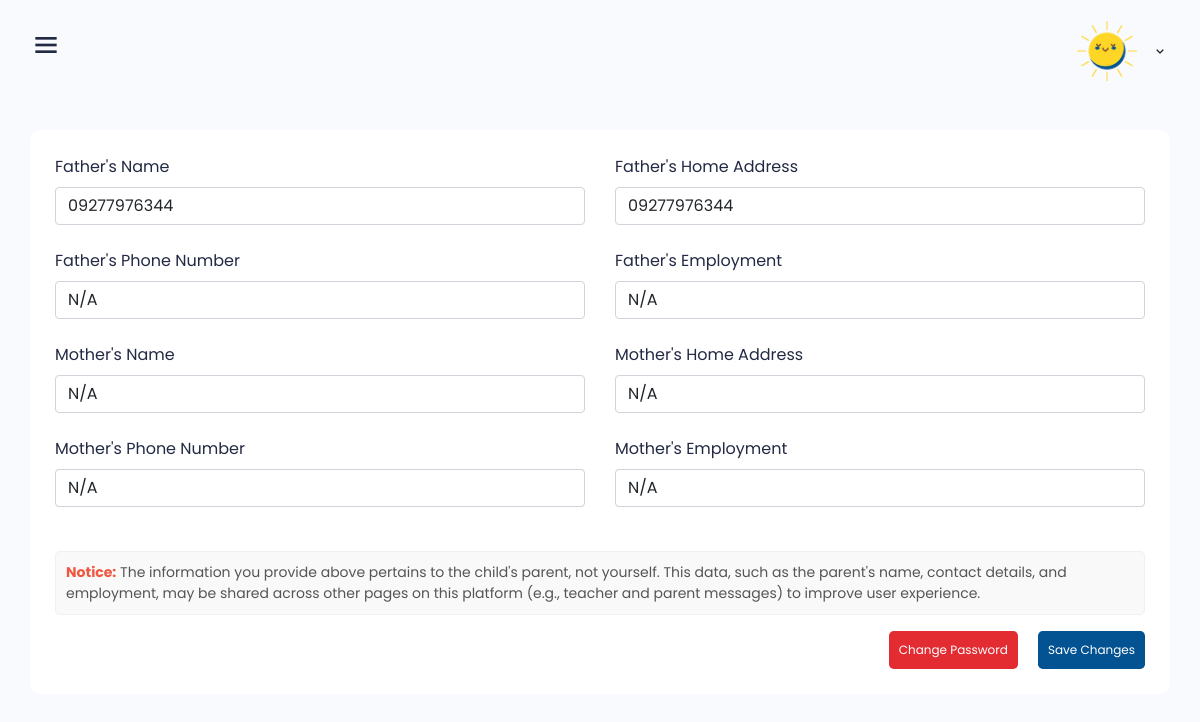
The app's page /dashboard/parent/profile.php (signed in) with its own data.
### tables this page shows
CREATE TABLE `parental_information` (
  `parent_id` int(11) NOT NULL,
  `child_id` int(11) DEFAULT NULL,
  `email` varchar(255) DEFAULT NULL,
  `home_address` varchar(255) DEFAULT NULL,
  `home_phone` varchar(50) DEFAULT NULL,
  `father_name` varchar(255) DEFAULT NULL,
  `father_home_address` varchar(255) DEFAULT NULL,
  `father_employment` varchar(255) DEFAULT NULL,
  `father_work_phone` varchar(50) DEFAULT NULL,
  `mother_name` varchar(255) DEFAULT NULL,
  `mother_home_address` varchar(255) DEFAULT NULL,
  `mother_employment` varchar(255) DEFAULT NULL,
  `mother_work_phone` varchar(50) DEFAULT NULL,
  `child_living_arrangements` text DEFAULT NULL,
  `child_legal_guardians` text DEFAULT NULL,
  `released_name1` varchar(100) NOT NULL,
  `released_address1` varchar(100) NOT NULL,
  `released_number1` varchar(100) NOT NULL,
  `released_relationtochild1` varchar(100) NOT NULL,
  `released_relationtoparent1` varchar(100) NOT NULL,
  `released_status` varchar(100) NOT NULL,
  `released_name2` varchar(100) NOT NULL,
  `released_address2` varchar(100) NOT NULL,
  `released_number2` varchar(100) NOT NULL,
  `released_relationtochild2` varchar(100) NOT NULL,
  `released_relationtoparent2` varchar(100) NOT NULL,
  `released_other` varchar(100) NOT NULL,
  `emergencyname_1` varchar(100) NOT NULL,
  `emergencyname_2` varchar(100) NOT NULL,
  `emergencyname_3` varchar(100) NOT NULL,
  `emergencynum_1` varchar(100) NOT NULL,
  `emergencynum_2` varchar(100) NOT NULL,
  `emergencynum_3` varchar(100) NOT NULL,
  `emergencyschool` varchar(100) NOT NULL,
  `emergencymid_parent` varchar(255) DEFAULT NULL,
  `emergencymid_parentdate` date DEFAULT NULL,
  `emergencymid_facilityadmin` varchar(255) DEFAULT NULL,
  `emergencymid_facilityadmindate` date DEFAULT NULL,
  `parental_agreement_facility_name` varchar(255) DEFAULT NULL,
  `parental_agreement_child_name` varchar(255) DEFAULT NULL,
  `parental_agreement_days_of_week` varchar(50) DEFAULT NULL,
  `parental_agreement_start_time` varchar(30) DEFAULT NULL,
  `parental_agreement_end_time` varchar(30) DEFAULT NULL,
  `parental_agreement_start_month` varchar(100) DEFAULT NULL,
  `parental_agreement_end_month` varchar(100) DEFAULT NULL,
  `parental_agreement_parent` varchar(255) DEFAULT NULL,
  `parental_agreement_parentdate` date DEFAULT NULL,
  `parental_agreement_facilityadmin` varchar(255) DEFAULT NULL,
  `parental_agreement_facilityadmindate` date DEFAULT NULL,
  `upload_2x2` varchar(255) DEFAULT NULL,
  `upload_birth` varchar(255) DEFAULT NULL,
  `upload_parentID` varchar(255) DEFAULT NULL,
  `upload_cor` varchar(255) DEFAULT NULL,
  `medical_condition` varchar(50) NOT NULL
);

### dashboard/parent/profile.php (the view, shortened to what this page needs)
<?php
if (isset($_SESSION['parent_logged_email'])) {
    $parentEmail = $_SESSION['parent_logged_email'];
}
include('../../db_conn.php');
$query = "
   SELECT *
   FROM parental_information
   WHERE email = '$parentEmail'
";
$result = mysqli_query($conn, $query);
if ($result && mysqli_num_rows($result) > 0) {
    $parentData = mysqli_fetch_assoc($result);
}
?>
<!DOCTYPE html>
<html lang="en">
<head>
     <?php include("head.php"); ?>
</head>
<body class="sidebar-expand counter-scroll">
   <?php include("header.php"); ?>
    <div class="main">
<div class="main-content teacher-form">
    <div class="row">
        <div class="col-12">
            <div class="box">
                <div class="box-body">
                    <form id="parentForm" action="update_parent.php" method="POST">
                        <div class="row">
                            <div class="col-md-6 col-sm-12 mb-24">
                                <div class="form-group">
                                    <label class="form-label">Father's Name</label>
                                    <input class="form-control"
                                           type="text"
                                           name="father_name"
                                           value="<?php echo htmlspecialchars($parentData['father_name']); ?>"
                                           placeholder="Enter father's name">
                                </div>
                            </div>
                            <div class="col-md-6 col-sm-12 mb-24">
                                <div class="form-group">
                                    <label class="form-label">Father's Home Address</label>
                                    <input class="form-control"
                                           type="text"
                                           name="father_home_address"
                                           value="<?php echo htmlspecialchars($parentData['father_home_address']); ?>"
                                           placeholder="Enter father's home address">
                                </div>
                            </div>
                        </div>
                        <div class="row">
                            <div class="col-md-6 col-sm-12 mb-24">
                                <div class="form-group">
                                    <label class="form-label">Father's Phone Number</label>
                                    <input class="form-control"
                                           type="text"
                                           name="father_work_phone"
                                           value="<?php echo htmlspecialchars($parentData['father_work_phone']); ?>"
                                           placeholder="Enter father's phone number">
                                </div>
                            </div>
                            <div class="col-md-6 col-sm-12 mb-24">
                                <div class="form-group">
                                    <label class="form-label">Father's Employment</label>
                                    <input class="form-control"
                                           type="text"
                                           name="father_employment"
                                           value="<?php echo htmlspecialchars($parentData['father_employment']); ?>"
                                           placeholder="Enter father's employment">
                                </div>
                            </div>
                        </div>
                        <div class="row">
                            <div class="col-md-6 col-sm-12 mb-24">
                                <div class="form-group">
                                    <label class="form-label">Mother's Name</label>
                                    <input class="form-control"
                                           type="text"
                                           name="mother_name"
                                           value="<?php echo htmlspecialchars($parentData['mother_name']); ?>"
                                           placeholder="Enter mother's name">
                                </div>
                            </div>
                            <div class="col-md-6 col-sm-12 mb-24">
                                <div class="form-group">
                                    <label class="form-label">Mother's Home Address</label>
                                    <input class="form-control"
                                           type="text"
                                           name="mother_home_address"
                                           value="<?php echo htmlspecialchars($parentData['mother_home_address']); ?>"
                                           placeholder="Enter mother's home address">
                                </div>
                            </div>
                        </div>
                        <div class="row">
                            <div class="col-md-6 col-sm-12 mb-24">
                                <div class="form-group">
                                    <label class="form-label">Mother's Phone Number</label>
                                    <input class="form-control"
                                           type="text"
                                           name="mother_work_phone"
                                           value="<?php echo htmlspecialchars($parentData['mother_work_phone']); ?>"
                                           placeholder="Enter mother's phone number">
                                </div>
                            </div>
                            <div class="col-md-6 col-sm-12 mb-24">
                                <div class="form-group">
                                    <label class="form-label">Mother's Employment</label>
                                    <input class="form-control"
                                           type="text"
                                           name="mother_employment"
                                           value="<?php echo htmlspecialchars($parentData['mother_employment']); ?>"
                                           placeholder="Enter mother's employment">
                                </div>
                            </div>
                        </div>
                        <p class="notice" style="font-size: 14px; color: #555; margin-top: 20px; padding: 10px; border: 1px solid #f0f0f0; background-color: #f9f9f9; border-radius: 5px;">
    <strong style="color: #EF5741">Notice:</strong> The information you provide above pertains to the child's parent, not yourself. This data, such as the parent's name, contact details, and employment, may be shared across other pages on this platform (e.g., teacher and parent messages) to improve user experience.
</p>
                        <div class="gr-btn mt-15" style="display: flex; justify-content: flex-end;">
                            <a href="changepass" class="btn btn-danger btn-lg" style="font-size: 12px;padding: 10px;">Change Password</a>
                            <button type="submit" class="btn btn-primary btn-lg" style="font-size: 12px; margin-top: 0px; margin-left: 20px;padding: 10px;">Save Changes</button>
                        </div>
                    </form>
                </div>
            </div>
        </div>
    </div>
</div>
    </div>
</body>
</html>

### dashboard/css/grid.css (style rules this page uses)
.row { display: flex; flex-wrap: wrap; margin: 0 -15px; }
[class*="col-"] { padding: 0 15px; margin-bottom: 40px; }
.col-12 { width: 100%; }
@media only screen and (max-width: 1280px) { .col-md-6 { width: 50%; } }

### dashboard/css/responsive.css (style rules this page uses)
@media only screen and (max-width: 1200px) { .main-content { padding: 30px; } }

### records on screen
parental_information: father_name "09277976344", father_home_address "09277976344", father_work_phone "N/A", father_employment "N/A", mother_name "N/A", mother_home_address "N/A", mother_work_phone "N/A", mother_employment "N/A"
